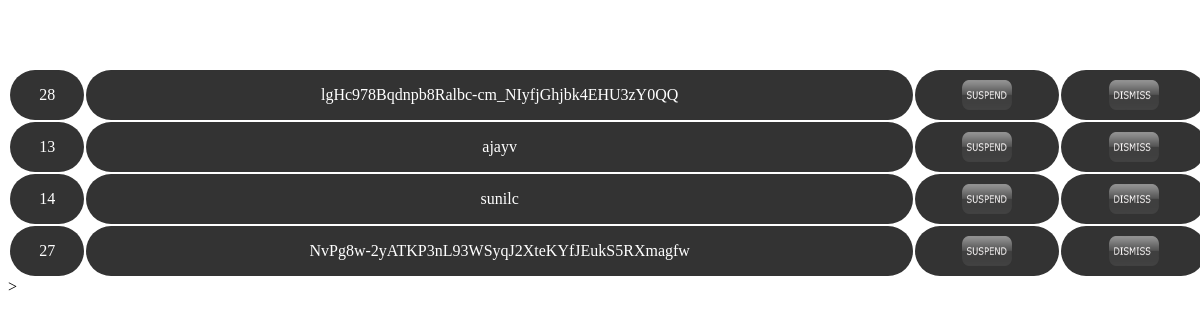
/admin2.php, run on an earlier commit of the app's database.
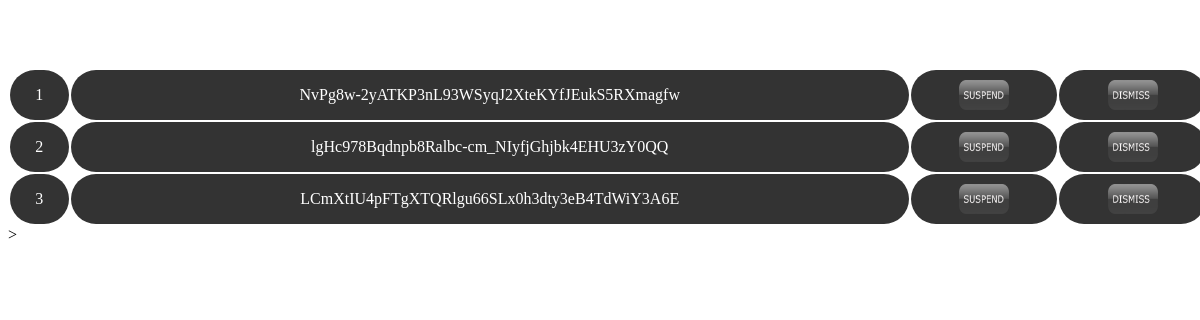
And on a later commit of the database.
### tables this page shows
CREATE TABLE IF NOT EXISTS `userinfo` (
  `user_jd` int(11) NOT NULL AUTO_INCREMENT,
  `user_name` varchar(500) NOT NULL,
  `password` varchar(500) NOT NULL,
  `mobile` varchar(200) NOT NULL,
  `email` varchar(300) NOT NULL,
  `gender` varchar(50) NOT NULL,
  `address` varchar(2000) NOT NULL,
  `dob` varchar(500) NOT NULL,
  `image` varchar(1000) NOT NULL,
  `cstatus` int(11) DEFAULT NULL,
  `vstatus` int(11) DEFAULT NULL,
  PRIMARY KEY (`user_jd`),
  UNIQUE KEY `user_name` (`user_name`,`mobile`,`email`),
  KEY `gender` (`gender`,`dob`)
);

### admin2.php (the view, shortened to what this page needs)
<!DOCTYPE html PUBLIC "-//W3C//DTD XHTML 1.0 Transitional//EN" "http://www.w3.org/TR/xhtml1/DTD/xhtml1-transitional.dtd">
<html xmlns="http://www.w3.org/1999/xhtml">
<head>
<link rel="stylesheet" href="style5.css" />
</head>
<body>
<table height="60"></table>
<table width="1430"  style="background-color:rgba(255,255,255,0.5);">
<?php include("connection.php");
$u=@$_GET['u'];
$t=@$_GET['e'];
if($u==2)
{
$sql="delete  from userinfo where user_jd='$t'";
$r=mysql_query($sql);
if(!$r)
{
die('could not update data:'.mysql_error());
}
else
echo "<script>alert('PROFILE DISMISSED');window.location='admin2.php'</script>";
}
else
{
$sql="select * from userinfo where vstatus=1";
$r=mysql_query($sql);
while($n=mysql_fetch_array($r))
{
 echo"<tr font_family='verdana'>
                  <td>$n[0]</td>
				  <td>$n[1]</td>
				  <td><a href='admin2.php?u=1&e=$n[0]'><img src='newimage/22.png' height='30' width='50'></a></td>
				  <td><a href='admin2.php?u=2&e=$n[0]'><img src='newimage/23.png' height='30' width='50'></a></td>
				  </tr>";
}
}
?></table>>
</body>
</html>

### style5.css (style rules this page uses)
table { width: 1200px; }
tr { font-family: verdana; background-color: #333; color: white; }
td { text-align: center; border-radius: 25px; padding: 10px; }

What changed in the data, as far as the page shows it:
removed userinfo: user_jd "28", user_name "lgHc978Bqdnpb8Ralbc-cm_NIyfjGhjbk4EHU3zY0QQ"
removed userinfo: user_jd "13", user_name "ajayv"
removed userinfo: user_jd "14", user_name "sunilc"
removed userinfo: user_jd "27", user_name "NvPg8w-2yATKP3nL93WSyqJ2XteKYfJEukS5RXmagfw"
added userinfo: user_jd "1", user_name "NvPg8w-2yATKP3nL93WSyqJ2XteKYfJEukS5RXmagfw"
added userinfo: user_jd "2", user_name "lgHc978Bqdnpb8Ralbc-cm_NIyfjGhjbk4EHU3zY0QQ"
added userinfo: user_jd "3", user_name "LCmXtIU4pFTgXTQRlgu66SLx0h3dty3eB4TdWiY3A6E"
